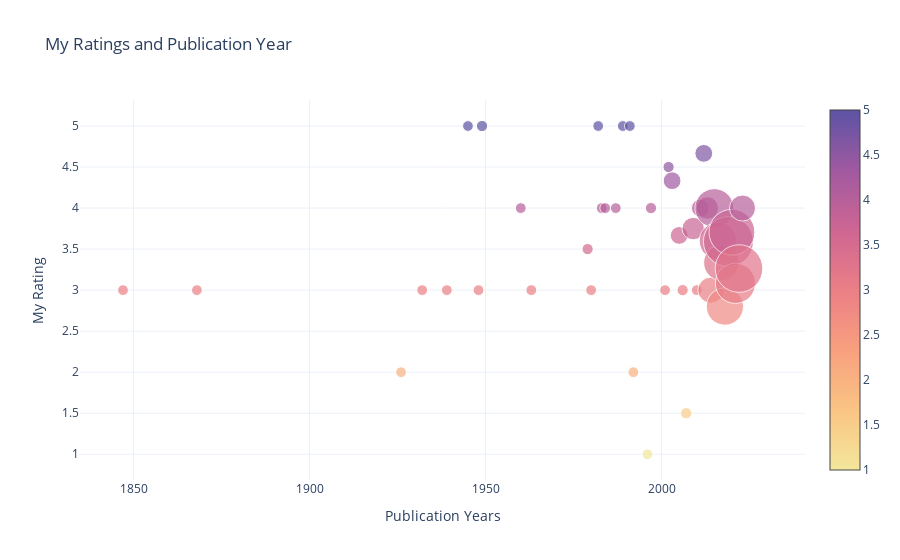

The notebook cell this image was saved under:
### Markdown cell above
# vizualising publication year

### Code cell
from apps.viz import viz_pub_year
fig = viz_pub_year(myreads)
fig.show()

### Figure 1 — Plotly figure (JSON) as saved in the notebook; plotly's stock layout.template omitted (floating-point values rounded to 4 significant figures)
{"data": [{"hoverinfo": "text", "marker": {"color": [3, 3, 2, 3, 3, 5, 3, 5, 4, 3, 3.5, 3, 5, 4, 4, 4, 5, 5, 2, 1, 4, 3, 4.5, 4.333, 3.667, 3, 1.5, 3.75, 3, 4, 4.667, 4, 3, 4, 3.6, 3.333, 2.8, 3.591, 3.706, 3.083, 3.263, 4], "colorscale": [[0, "rgb(243, 231, 155)"], [0.1667, "rgb(250, 196, 132)"], [0.3333, "rgb(248, 160, 126)"], [0.5, "rgb(235, 127, 134)"], [0.6667, "rgb(206, 102, 147)"], [0.8333, "rgb(160, 89, 160)"], [1, "rgb(92, 83, 165)"]], "showscale": true, "size": [1, 1, 1, 1, 1, 1, 1, 1.04, 1, 1, 1.04, 1, 1, 1, 1, 1, 1, 1, 1, 1, 1.04, 1, 1.04, 1.648, 1.648, 1.04, 1.04, 2.079, 1, 1.648, 1.648, 2.079, 2.414, 3.597, 3.454, 3.296, 3.454, 4.637, 4.25, 3.727, 4.417, 2.414], "sizemode": "diameter", "sizeref": 0.09273}, "mode": "markers", "text": ["<span style='font-size: 16px;'>1847</span><br>Jane Eyre - Rating: 3<br>", "<span style='font-size: 16px;'>1868</span><br>Little Women - Rating: 3<br>", "<span style='font-size: 16px;'>1926</span><br>Fiesta: The Sun Also Rises - Rating: 2<br>", "<span style='font-size: 16px;'>1932</span><br>Brave New World - Rating: 3<br>", "<span style='font-size: 16px;'>1939</span><br>And Then There Were None - Rating: 3<br>", "<span style='font-size: 16px;'>1945</span><br>Animal Farm - Rating: 5<br>", "<span style='font-size: 16px;'>1948</span><br>In Cold Blood - Rating: 3<br>", "<span style='font-size: 16px;'>1949</span><br>1984 - Rating: 5<br>Animal Farm / 1984 - Rating: 5<br>", "<span style='font-size: 16px;'>1960</span><br>To Kill a Mockingbird - Rating: 4<br>", "<span style='font-size: 16px;'>1963</span><br>The Bell Jar - Rating: 3<br>", "<span style='font-size: 16px;'>1979</span><br>The Hitchhiker's Guide to the Galaxy (The Hitchhiker's Guide to the Galaxy, #1) - Rating: 3<br>Kindred - Rating: 4<br>", "<span style='font-size: 16px;'>1980</span><br>The Clan of the Cave Bear (Earth's Children, #1) - Rating: 3<br>", "<span style='font-size: 16px;'>1982</span><br>The House of the Spirits - Rating: 5<br>", "<span style='font-size: 16px;'>1983</span><br>The Life and Loves of a She Devil - Rating: 4<br>", "<span style='font-size: 16px;'>1984</span><br>The House on Mango Street - Rating: 4<br>", "<span style='font-size: 16px;'>1987</span><br>Eva Luna - Rating: 4<br>", "<span style='font-size: 16px;'>1989</span><br>Mengele Zoo (Mino-series #1) - Rating: 5<br>", "<span style='font-size: 16px;'>1991</span><br>Wild Swans: Three Daughters of China - Rating: 5<br>", "<span style='font-size: 16px;'>1992</span><br>The Secret History - Rating: 2<br>", "<span style='font-size: 16px;'>1996</span><br>Neverwhere (London Below, #1) - Rating: 1<br>", "<span style='font-size: 16px;'>1997</span><br>Memoirs of a Geisha - Rating: 4<br>The Four Agreements: A Practical Guide to Personal Freedom (A Toltec Wisdom Book) - Rating: 4<br>", "<span style='font-size: 16px;'>2001</span><br>Strange Weather in Tokyo - Rating: 3<br>", "<span style='font-size: 16px;'>2002</span><br>Everything is Illuminated - Rating: 4<br>Kafka on the Shore - Rating: 5<br>", "<span style='font-size: 16px;'>2003</span><br>Monkey Hunting: A Novel (Ballantine Reader's Circle) - Rating: 4<br>The Kite Runner - Rating: 4<br>Shantaram - Rating: 5<br>", "<span style='font-size: 16px;'>2005</span><br>The Book Thief - Rating: 4<br>A Short History of Tractors in Ukrainian - Rating: 4<br>The Devotion of Suspect X (Detective Galileo, #1) - Rating: 3<br>", "<span style='font-size: 16px;'>2006</span><br>The Boy in the Striped Pajamas - Rating: 4<br>Half of a Yellow Sun - Rating: 2<br>", "<span style='font-size: 16px;'>2007</span><br>A Thousand Splendid Suns - Rating: 0<br>The Vegetarian - Rating: 3<br>", "<span style='font-size: 16px;'>2009</span><br>The Help - Rating: 0<br>Island Beneath the Sea - Rating: 5<br>1Q84 (1Q84, #2) - Rating: 5<br>1Q84 Book 1 (1Q84, #1) - Rating: 5<br>", "<span style='font-size: 16px;'>2010</span><br>1Q84 (1Q84, #3) - Rating: 3<br>", "<span style='font-size: 16px;'>2011</span><br>The Little Coffee Shop of Kabul - Rating: 3<br>My Brilliant Friend (The Neapolitan Novels, #1) - Rating: 5<br>Sapiens: A Brief History of Humankind - Rating: 4<br>", "<span style='font-size: 16px;'>2012</span><br>The Travelling Cat Chronicles - Rating: 5<br>The Story of a New Name (The Neapolitan Novels, #2) - Rating: 4<br>Shadow and Bone (The Grisha, #1) - Rating: 5<br>", "<span style='font-size: 16px;'>2013</span><br>Siege and Storm (Grisha Verse, #2) - Rating: 4<br>The Story of My Teeth - Rating: 4<br>Those Who Leave and Those Who Stay (The Neapolitan Novels, #3) - Rating: 4<br>Sweet Bean Paste - Rating: 4<br>", "<span style='font-size: 16px;'>2014</span><br>All the Light We Cannot See - Rating: 3<br>We Were Liars - Rating: 2<br>Ruin and Rising (Shadow and Bone, #3) - Rating: 4<br>Elizabeth is Missing - Rating: 3<br>The Story of the Lost Child (The Neapolitan Novels, #4) - Rating: 3<br>", "<span style='font-size: 16px;'>2015</span><br>The Nightingale - Rating: 5<br>The Sympathizer - Rating: 5<br>A Little Life - Rating: 1<br>Before the Coffee Gets Cold - Rating: 5<br>The Japanese Lover - Rating: 3<br>The Accidental Alchemist (An Accidental Alchemist Mystery, #1) - Rating: 5<br>Homo Deus: A History of Tomorrow - Rating: 4<br>There's No Such Thing as an Easy Job - Rating: 5<br>A Court of Thorns and Roses (A Court of Thorns and Roses, #1) - Rating: 4<br>The Kind Worth Killing (Henry Kimball/Lily Kintner, #1) - Rating: 4<br>Pretty Girls - Rating: 3<br>", "<span style='font-size: 16px;'>2016</span><br>Behold the Dreamers - Rating: 4<br>Homegoing - Rating: 5<br>A Gentleman in Moscow - Rating: 4<br>It Ends with Us (It Ends with Us, #1) - Rating: 2<br>The Masquerading Magician (An Accidental Alchemist Mystery, #2) - Rating: 4<br>One True Loves - Rating: 1<br>Kim Jiyoung, Born 1982 - Rating: 4<br>A Court of Mist and Fury (A Court of Thorns and Roses, #2) - Rating: 3<br>Convenience Store Woman - Rating: 5<br>Beartown (Beartown, #1) - Rating: 4<br>", "<span style='font-size: 16px;'>2017</span><br>Pachinko - Rating: 5<br>The Good Earth (Graphic Adaptation) - Rating: 4<br>Less - Rating: 3<br>Conversations with Friends - Rating: 4<br>Tante Ulrikkes vei - Rating: 0<br>Dødevaskeren - Rating: 4<br>The Elusive Elixir (An Accidental Alchemist Mystery, #3) - Rating: 0<br>The Seven Husbands of Evelyn Hugo - Rating: 5<br>Eleanor Oliphant Is Completely Fine - Rating: 5<br>", "<span style='font-size: 16px;'>2018</span><br>Educated - Rating: 5<br>Dear Mrs. Bird (The Emmy Lake Chronicles, #1) - Rating: 0<br>Normal People - Rating: 2<br>Where the Crawdads Sing - Rating: 3<br>My Year of Rest and Relaxation - Rating: 1<br>My Sister, the Serial Killer - Rating: 4<br>Verity - Rating: 3<br>Fresh Water for Flowers - Rating: 3<br>Jar of Hearts - Rating: 4<br>Before Your Memory Fades (Before the Coffee Gets Cold, #3) - Rating: 3<br>", "<span style='font-size: 16px;'>2019</span><br>Queenie - Rating: 4<br>Girl, Woman, Other - Rating: 4<br>Dominicana - Rating: 3<br>The Beekeeper of Aleppo - Rating: 3<br>The Flatshare - Rating: 2<br>A Long Petal of the Sea - Rating: 5<br>The Unhoneymooners (Unhoneymooners, #1) - Rating: 3<br>The Art of Statistics: How to Learn from Data - Rating: 5<br>The Dutch House - Rating: 3<br>The Lying Life of Adults - Rating: 3<br>Skyggedanseren - Rating: 4<br>The Alchemist's Illusion (An Accidental Alchemist Mystery #4) - Rating: 0<br>Røykteppe (Alexander Blix & Emma Ramm, #2) - Rating: 4<br>Such a Fun Age - Rating: 4<br>Anxious People - Rating: 5<br>Terapeuten - Rating: 4<br>Daisy Jones & The Six - Rating: 5<br>Bunny - Rating: 2<br>The Family Upstairs (The Family Upstairs, #1) - Rating: 4<br>...", "<span style='font-size: 16px;'>2020</span><br>The Switch - Rating: 4<br>The Cat and The City - Rating: 4<br>The Final Game (MCM Investigations #1) - Rating: 4<br>The Vanishing Half - Rating: 4<br>The Mountains Sing - Rating: 5<br>Transcendent Kingdom - Rating: 4<br>The Midnight Library - Rating: 4<br>Piranesi - Rating: 5<br>The Thursday Murder Club (Thursday Murder Club, #1) - Rating: 4<br>Hamnet - Rating: 3<br>How Much of These Hills Is Gold - Rating: 2<br>The Glass Hotel - Rating: 4<br>Ghosts - Rating: 3<br>Djinn Patrol on the Purple Line - Rating: 3<br>Temporary - Rating: 2<br>The Wife Upstairs - Rating: 4<br>The House in the Cerulean Sea - Rating: 4<br>", "<span style='font-size: 16px;'>2021</span><br>We Are All Birds of Uganda - Rating: 4<br>Small Pleasures - Rating: 3<br>Klara and the Sun - Rating: 3<br>The Man Who Died Twice (Thursday Murder Club, #2) - Rating: 3<br>How to Kill Your Family - Rating: 5<br>Malibu Rising - Rating: 4<br>The Island of Missing Trees - Rating: 3<br>The Couple at No. 9 - Rating: 4<br>Stargate - en julefortelling - Rating: 3<br>A Matter of Death and Life - Rating: 2<br>Litt redd, bare - Rating: 0<br>Local Woman Missing - Rating: 3<br>", "<span style='font-size: 16px;'>2022</span><br>Violeta - Rating: 4<br>The Maid (Molly the Maid, #1) - Rating: 4<br>Lessons in Chemistry - Rating: 2<br>One Last Secret - Rating: 2<br>Why Has Nobody Told Me This Before? - Rating: 4<br>I'm Glad My Mom Died - Rating: 4<br>Remarkably Bright Creatures - Rating: 5<br>Tomorrow, and Tomorrow, and Tomorrow - Rating: 4<br>Carrie Soto Is Back - Rating: 4<br>Yinka, Where Is Your Huzband? - Rating: 2<br>Children of Paradise - Rating: 2<br>Wahala - Rating: 4<br>Book Lovers - Rating: 4<br>De uverdige - Rating: 0<br>The Housemaid (The Housemaid, #1) - Rating: 5<br>Hidden Pictures - Rating: 4<br>I'm a Fan - Rating: 2<br>One of Us Is Dead - Rating: 3<br>The Girlfriend - Rating: 3<br>", "<span style='font-size: 16px;'>2023</span><br>Maame - Rating: 4<br>Death of a Bookseller - Rating: 3<br>Conquest - Rating: 3<br>Penance - Rating: 5<br>None of This Is True - Rating: 5<br>"], "type": "scatter", "x": [1847, 1868, 1926, 1932, 1939, 1945, 1948, 1949, 1960, 1963, 1979, 1980, 1982, 1983, 1984, 1987, 1989, 1991, 1992, 1996, 1997, 2001, 2002, 2003, 2005, 2006, 2007, 2009, 2010, 2011, 2012, 2013, 2014, 2015, 2016, 2017, 2018, 2019, 2020, 2021, 2022, 2023], "y": [3, 3, 2, 3, 3, 5, 3, 5, 4, 3, 3.5, 3, 5, 4, 4, 4, 5, 5, 2, 1, 4, 3, 4.5, 4.333, 3.667, 3, 1.5, 3.75, 3, 4, 4.667, 4, 3, 4, 3.6, 3.333, 2.8, 3.591, 3.706, 3.083, 3.263, 4]}], "layout": {"showlegend": false, "title": {"text": "My Ratings and Publication Year"}, "xaxis": {"title": {"text": "Publication Years"}}, "yaxis": {"title": {"text": "My Rating"}}}}
